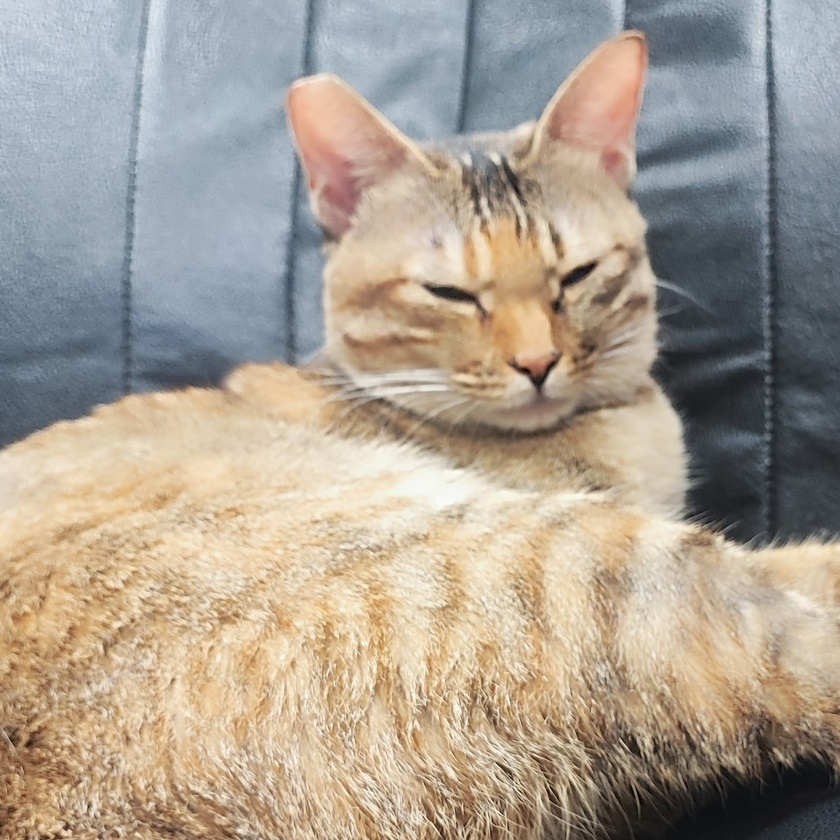
#> input picture Code/Resources/Data/examples/LAB_CAT2.jpg, 840 x 840 px, shrunk from 1763 x 1763 before the run, found by its file name
$ jupyter execute --allow-errors Typology.ipynb
#> lines starting #> are read from the running program, lines starting #| are printed output that depends on the picture
### Code/utils/helpyer_function.py
import subprocess
import sys

def import_or_install(module_name, install_name=None):
    if install_name is None:
        install_name = module_name
    try:
        # 嘗試導入模組
        __import__(module_name)
    except ImportError:
        # 如果模組不存在，則安裝它
        subprocess.check_call([sys.executable, "-m", "pip", "install", install_name])

### Code/Notebooks/Typology.ipynb
[cell 1]
import sys
import os

# 將父目錄加入到模組搜索路徑中
sys.path.append(os.path.abspath(os.path.join('..')))

[cell 2]
from utils import helpyer_function as hp

hp.import_or_install('cv2', 'opencv-python')
hp.import_or_install("numpy")

[cell 3]
import cv2
import numpy as np
import matplotlib.pyplot as plt

# 讀取圖像
image = cv2.imread('F:\\Code\\Digtal-Image-Processing\\Code\\Resources\\Data\\LAB_CAT2.jpg', cv2.IMREAD_GRAYSCALE)
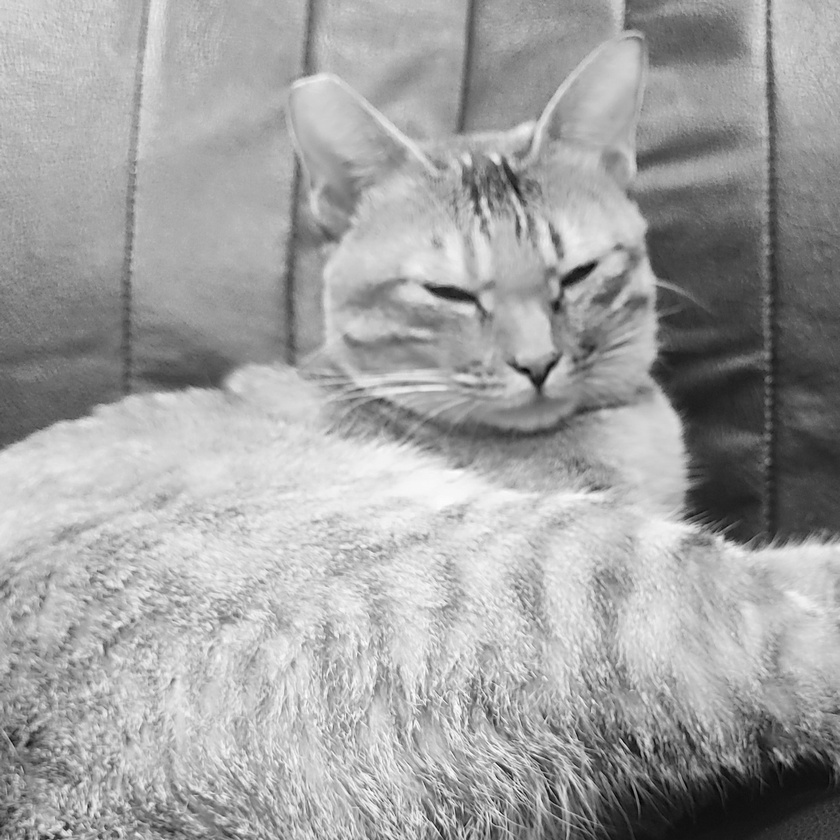
#> image: shape (840, 840); min 0, max 255, mean 161.6

# 定義結構元素
kernel = np.ones((5, 5), np.uint8)

# 開放操作
opening = cv2.morphologyEx(image, cv2.MORPH_OPEN, kernel)
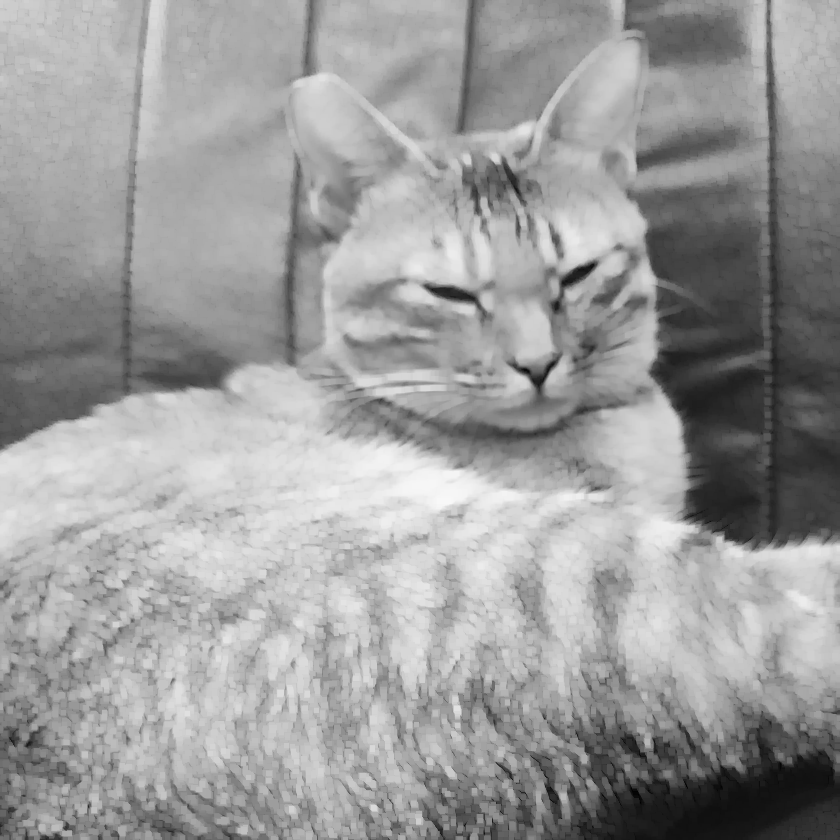
#> opening: shape (840, 840); min 0, max 248, mean 155.6

# 封閉操作
closing = cv2.morphologyEx(image, cv2.MORPH_CLOSE, kernel)
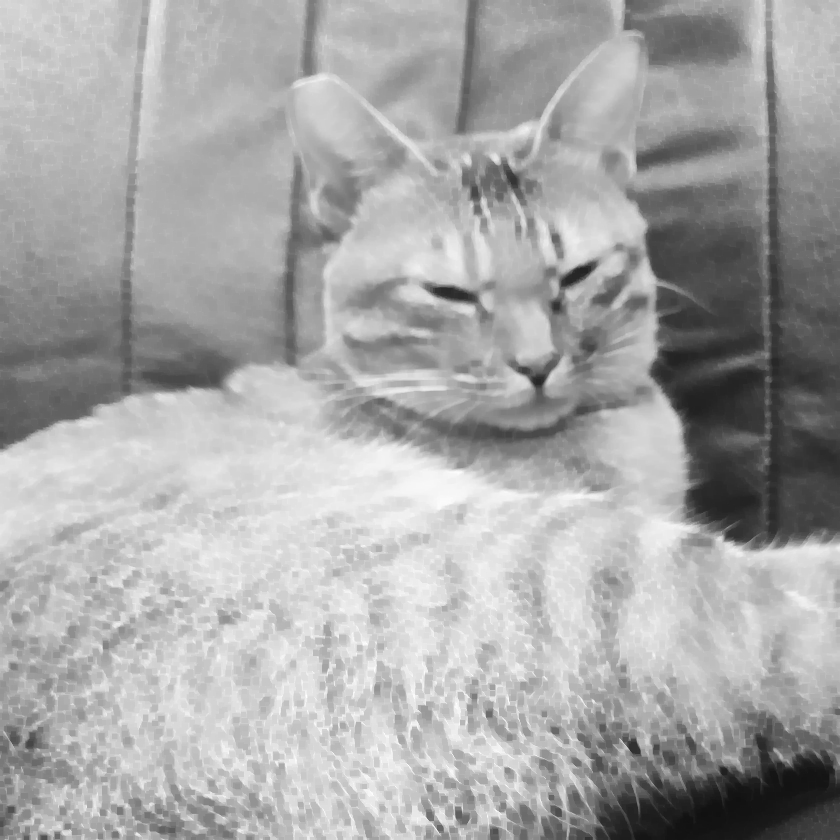
#> closing: shape (840, 840); min 17, max 255, mean 167.6

# 使用 matplotlib 顯示結果
plt.figure(figsize=(10, 7))

plt.subplot(1, 3, 1)
plt.title('Original Image')
plt.imshow(image, cmap='gray')
plt.axis('off')

plt.subplot(1, 3, 2)
plt.title('Opening')
plt.imshow(opening, cmap='gray')
plt.axis('off')

plt.subplot(1, 3, 3)
plt.title('Closing')
plt.imshow(closing, cmap='gray')
plt.axis('off')

plt.tight_layout()
plt.show()
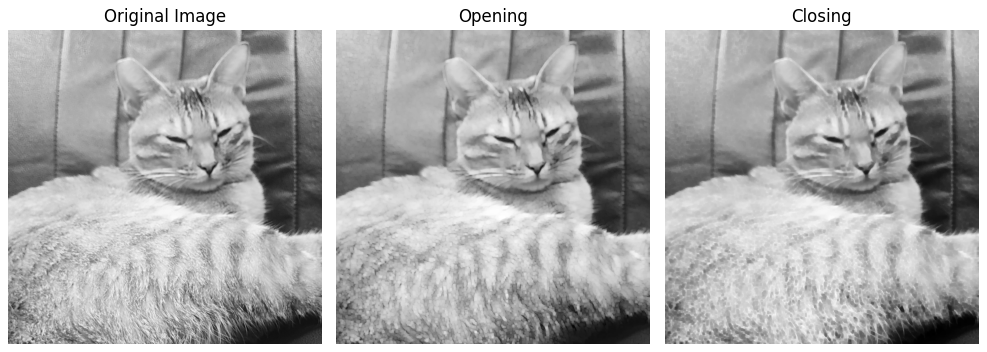
#> figure drawn by matplotlib, 3 panels
